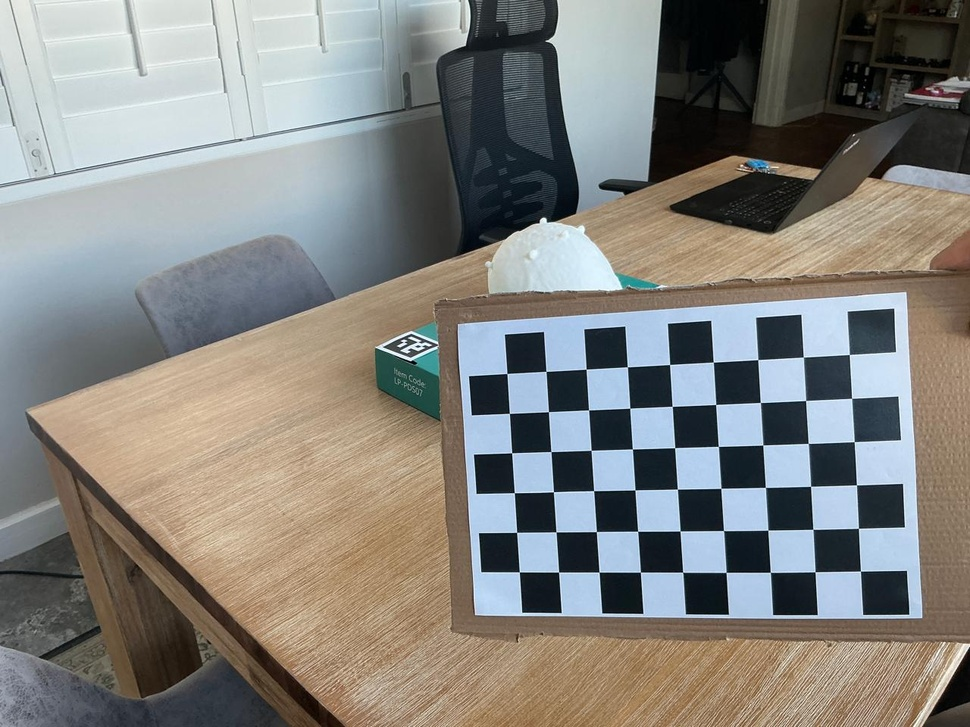
#> input picture CalibrationImages15/IMG-20251022-WA0016.jpg, 970 x 727 px, shrunk from 1280 x 960 before the run; its folder holds only this picture in this run
$ python CameraImageCalibration.py
#> lines starting #> are read from the running program, lines starting #| are printed output that depends on the picture; after the words box and inside, x2 and y2 are one past the last pixel; in counts of white or black regions, pixels touching at a corner belong together; long printed decimals are rounded
import cv2
import numpy as np
import glob
import os
from pathlib import Path

# --- INPUTS (edit if needed) ---
# Folder pattern for calibration images. Keep the trailing wildcard for file type.
IMAGE_GLOB = r"C:\Users\Sachin\OneDrive\Uni\4thYear\EEE4022S\Camera\CalibrationImages15\*.jpg"

# Inner-corner grid size as (columns, rows). Values refer to the number of corner intersections.
# Common checkerboard used in practice is 9x6 inner corners.
CHESSBOARD = (9, 6)

# Physical edge length of one checkerboard square in meters (e.g., 28 mm -> 0.028 m).
SQUARE_SIZE_M = 0.028

# Output artifact paths
OUT_NPZ = "calibration_data_ipad.npz"
OUT_YAML = "calibration_data_ipad.yml"
# -------------------------------

# Prepare the 3D object-point template for one checkerboard view, scaled by square size.
# Coordinates lie on the z=0 plane with (x, y) spanning the grid.
objp = np.zeros((CHESSBOARD[0]*CHESSBOARD[1], 3), np.float32)
objp[:, :2] = np.mgrid[0:CHESSBOARD[0], 0:CHESSBOARD[1]].T.reshape(-1, 2)
objp *= SQUARE_SIZE_M

# Accumulators for 3D world points and 2D detected image points across all images.
objpoints = []  # 3D points in world coordinates
imgpoints = []  # 2D points in pixel coordinates

# Sub-pixel corner refinement criteria and initial corner-detection flags.
criteria = (cv2.TERM_CRITERIA_EPS + cv2.TERM_CRITERIA_MAX_ITER, 30, 0.001)
flags = (cv2.CALIB_CB_ADAPTIVE_THRESH |
         cv2.CALIB_CB_NORMALIZE_IMAGE |
         cv2.CALIB_CB_FAST_CHECK)

# Collect candidate image paths and ensure the set is non-empty.
image_paths = sorted(glob.glob(IMAGE_GLOB))
if not image_paths:
    raise FileNotFoundError(f"No images matched: {IMAGE_GLOB}")

# Iterate through images, detect checkerboard corners, and refine to sub-pixel accuracy.
h, w = None, None
kept = 0
for p in image_paths:
    img = cv2.imread(p)
#> img is the input picture: shape (727, 970, 3); mean B, G, R 125.5, 130, 131.2
    if img is None:
        print(f"[skip] Could not read {p}")
        continue
    gray = cv2.cvtColor(img, cv2.COLOR_BGR2GRAY)
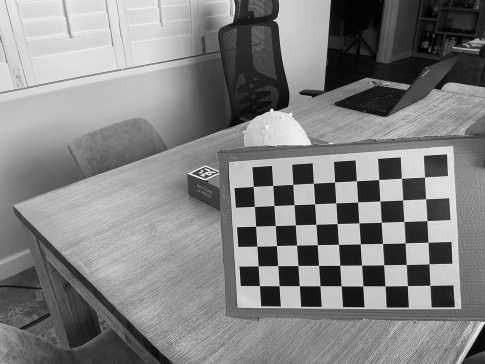
#> gray: shape (727, 970) (shown at 1/2 size); min 0, max 255, mean 129.8
    if h is None:
        h, w = gray.shape[:2]
    ret, corners = cv2.findChessboardCorners(gray, CHESSBOARD, flags)
#> ret = True; corners = 54 rows, first 8: [854, 564], [815, 571.8], [770.3, 572.2], [726, 572.4], [682.6, 572.2], [640.4, 572.2], [599, 572.1], [558.6, 572.1]
    if not ret:
        print(f"[no corners] {Path(p).name}")
        continue

    corners2 = cv2.cornerSubPix(gray, corners, (11, 11), (-1, -1), criteria)
#> corners2 = 54 rows, first 8: [860.5, 571.1], [815.1, 571.7], [770.4, 572.4], [726.1, 572.4], [682.7, 572.2], [640.4, 572.1], [599.1, 572.1], [558.6, 572.1]
    objpoints.append(objp)
    imgpoints.append(corners2)
    kept += 1

    # Optional visual QA: overlay detected corners and save alongside the original for inspection.
    vis = img.copy()
    cv2.drawChessboardCorners(vis, CHESSBOARD, corners2, True)
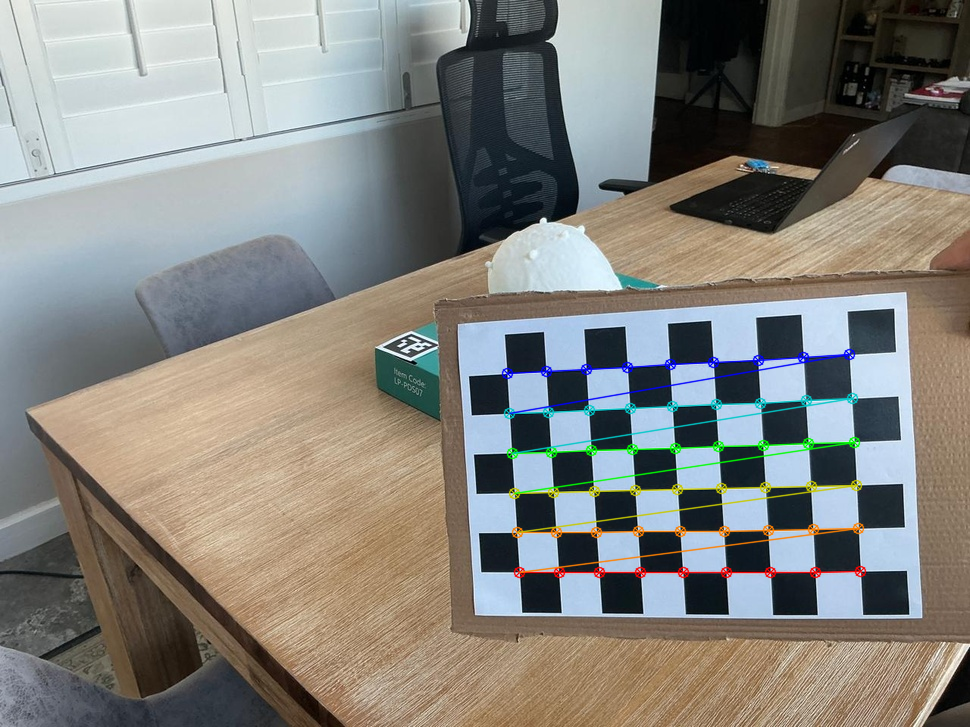
#> vis: shape (727, 970, 3); 2.18% of pixels changed, all inside (x1, y1, x2, y2) = (501, 348, 867, 579)
    cv2.imwrite(os.path.join(Path(p).parent, f"_corners_{Path(p).name}"), vis)

print(f"\nDetected corners in {kept}/{len(image_paths)} images.")
# Zhang-style calibration typically benefits from ≥10 views with varied poses.
if kept < 10:
    print("[warn] Fewer than 10 good detections — calibration may be unstable.")

# Run intrinsic calibration to estimate camera matrix (K) and distortion coefficients.
ret, K, dist, rvecs, tvecs = cv2.calibrateCamera(
    objpoints, imgpoints, (w, h), None, None
)
#> ret = 0.147; K = [[1154.4, 0, 517.8], [0, 1126.9, 380.9], [0, 0, 1]]; dist = [[0.241, -3.12, -0.000313, 0.0159, 6.7]]; rvecs = ([0.452, -0.0339, 3.05],); tvecs = ([0.215, 0.123, 0.733],)

# Compute overall RMSE reprojection error across all views for a quick quality check.
tot_err = 0
tot_pts = 0
for i in range(len(objpoints)):
    imgpts2, _ = cv2.projectPoints(objpoints[i], rvecs[i], tvecs[i], K, dist)
    err = cv2.norm(imgpoints[i], imgpts2, cv2.NORM_L2)
    tot_err += err*err
    tot_pts += len(objpoints[i])
#> this loop made 1 pass
#> (err, tot_err, tot_pts) on pass 1: (1.08, 1.17, 54)
#> after the loop, tot_err = 1.17; tot_pts = 54
rmse = np.sqrt(tot_err / tot_pts)
#> rmse = 0.147

print("\n=== Calibration Results ===")
print("Image size:", (w, h))
#| Image size: (970, 727)
print("RMS reprojection error (px):", rmse)
#| RMS reprojection error (px): 0.1469
print("Camera matrix K:\n", K)
#| Camera matrix K:
#|  [[1.15437996e+03 0.00000000e+00 5.17790115e+02]
#|  [0.00000000e+00 1.12690098e+03 3.80891629e+02]
#|  [0.00000000e+00 0.00000000e+00 1.00000000e+00]]
print("Distortion coeffs [k1 k2 p1 p2 k3 ...]:\n", dist.ravel())
#> (printed output is left out)

# Persist results in NPZ for downstream Python workflows.
np.savez(OUT_NPZ, K=K, dist=dist, rvecs=rvecs, tvecs=tvecs, image_size=(w, h))
print(f"\nSaved NPZ -> {OUT_NPZ}")

# Also export an OpenCV YAML for compatibility with non-Python tools.
fs = cv2.FileStorage(OUT_YAML, cv2.FILE_STORAGE_WRITE)
fs.write("image_width", int(w))
fs.write("image_height", int(h))
fs.write("camera_matrix", K)
fs.write("distortion_coefficients", dist)
fs.release()
print(f"Saved YAML -> {OUT_YAML}")

# Create a side-by-side undistortion preview using the first image with a valid detection.
first_ok = None
for p in image_paths:
    if Path(p).name.startswith("_corners_"):
        continue
    img = cv2.imread(p)
    if img is None:
        continue
    gray = cv2.cvtColor(img, cv2.COLOR_BGR2GRAY)
    ret2, _ = cv2.findChessboardCorners(gray, CHESSBOARD, flags)
#> ret2 = True
    if ret2:
        first_ok = img
        break

if first_ok is not None:
    newK, roi = cv2.getOptimalNewCameraMatrix(K, dist, (w, h), 1, (w, h))
#> newK = [[1116.1, 0, 529.5], [0, 1081, 381.1], [0, 0, 1]]; roi = (7, 15, 955, 696)
    und = cv2.undistort(first_ok, K, dist, None, newK)
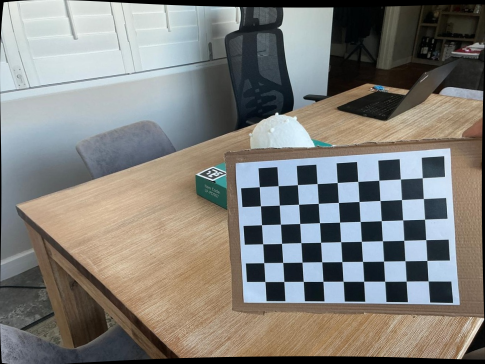
#> und: shape (727, 970, 3) (shown at 1/2 size); mean B, G, R 122, 126.4, 127.7
    side_by_side = np.hstack([first_ok, und])
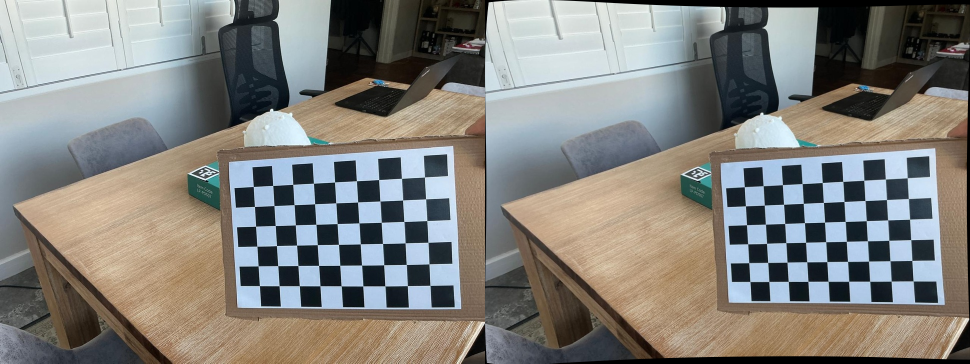
#> side_by_side: shape (727, 1940, 3) (shown at 1/2 size); mean B, G, R 123.7, 128.2, 129.5
    out_preview = "undistort_preview.png"
    cv2.imwrite(out_preview, side_by_side)
    print(f"Undistort preview saved -> {out_preview} (left=original, right=undistorted)")
else:
    print("No preview saved (no successful image found for display).")

$ run again, on CalibrationImages15/IMG-20251022-WA0024.jpg
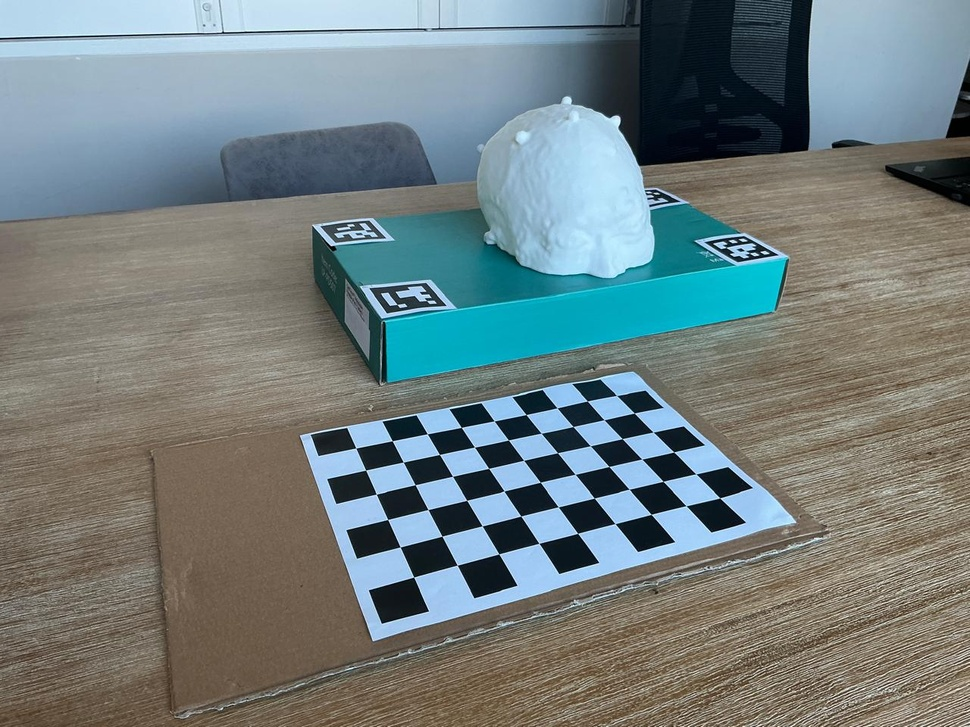
#> input picture CalibrationImages15/IMG-20251022-WA0024.jpg, 970 x 727 px, shrunk from 1280 x 960 before the run
#> img is the input picture: shape (727, 970, 3); mean B, G, R 127, 126.4, 113.8
#> `ret, corners = cv2.findChessboardCorners(gray, CHESSBOARD, flags)`: ret = True; corners = 54 rows, first 8: [355.8, 448.1], [392.3, 440.7], [427.3, 433.7], [461.3, 427.4], [494.2, 420.8], [526, 414.5], [557.1, 407.8], [587.3, 401]
#> corners2 = 54 rows, first 8: [355.8, 448.1], [392.2, 440.7], [427.3, 433.7], [461.3, 427.4], [494.2, 420.9], [526, 414.6], [557.1, 407.8], [587.2, 400.9]
#> `cv2.drawChessboardCorners(vis, CHESSBOARD, corners2, True)`:
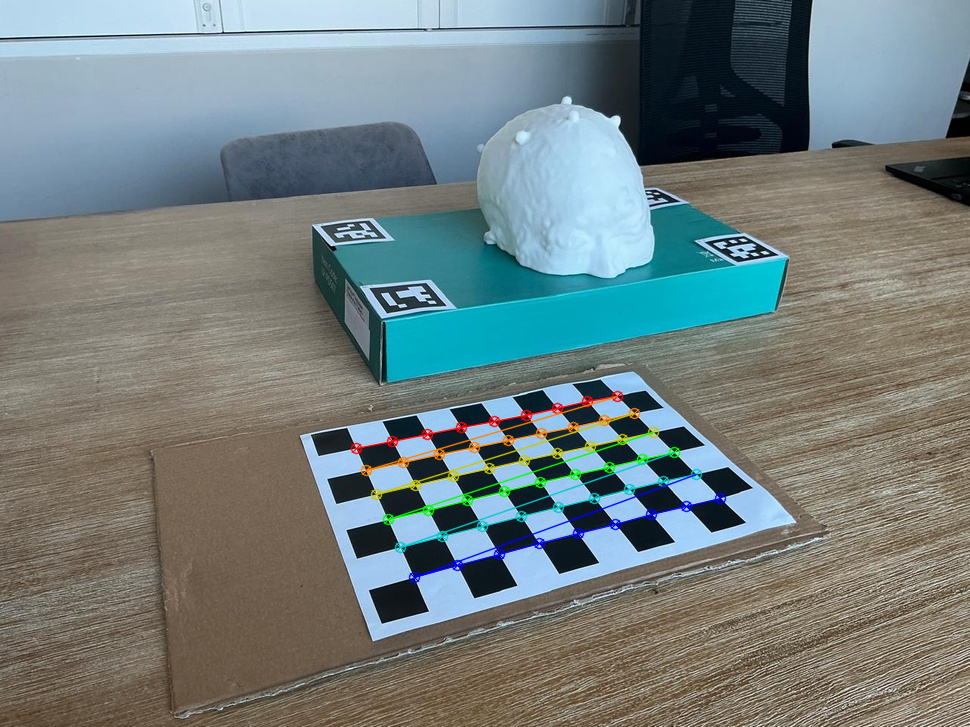
#> vis: shape (727, 970, 3); 1.83% of pixels changed, all inside (x1, y1, x2, y2) = (350, 390, 727, 584)
#> `ret, K, dist, rvecs, tvecs = cv2.calibrateCamera( objpoints, imgpoints..`: ret = 0.315; K = [[893.8, 0, 509.2], [0, 1860.3, 337.2], [0, 0, 1]]; dist = [[-0.364, 14.28, 0.00532, 0.00484, -115.9]]; rvecs = ([-1.32, -0.297, -0.337],); tvecs = ([-0.114, 0.0398, 0.664],)
#> the loop `for i in range(len(objpoints)):` made 1 pass
#> (err, tot_err, tot_pts) on pass 1: (2.32, 5.36, 54)
#> after the loop `for i in range(len(objpoints)):`: tot_err = 5.36; tot_pts = 54
#> rmse = 0.315
#| Image size: (970, 727)
#| RMS reprojection error (px): 0.3151
#| Camera matrix K:
#|  [[8.93790092e+02 0.00000000e+00 5.09161300e+02]
#|  [0.00000000e+00 1.86031594e+03 3.37157018e+02]
#|  [0.00000000e+00 0.00000000e+00 1.00000000e+00]]
#> (printed output is left out)
#> ret2 = True
#> newK = [[893.8, 0, 509.2], [0, 1634.6, 381.9], [0, 0, 1]]; roi = (0, 86, 969, 635)
#> `side_by_side = np.hstack([first_ok, und])`:
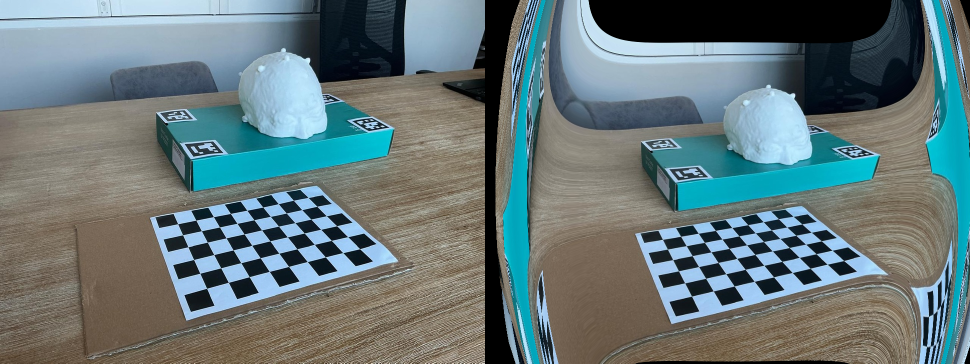
#> side_by_side: shape (727, 1940, 3) (shown at 1/2 size); mean B, G, R 120.8, 118.9, 101.6
